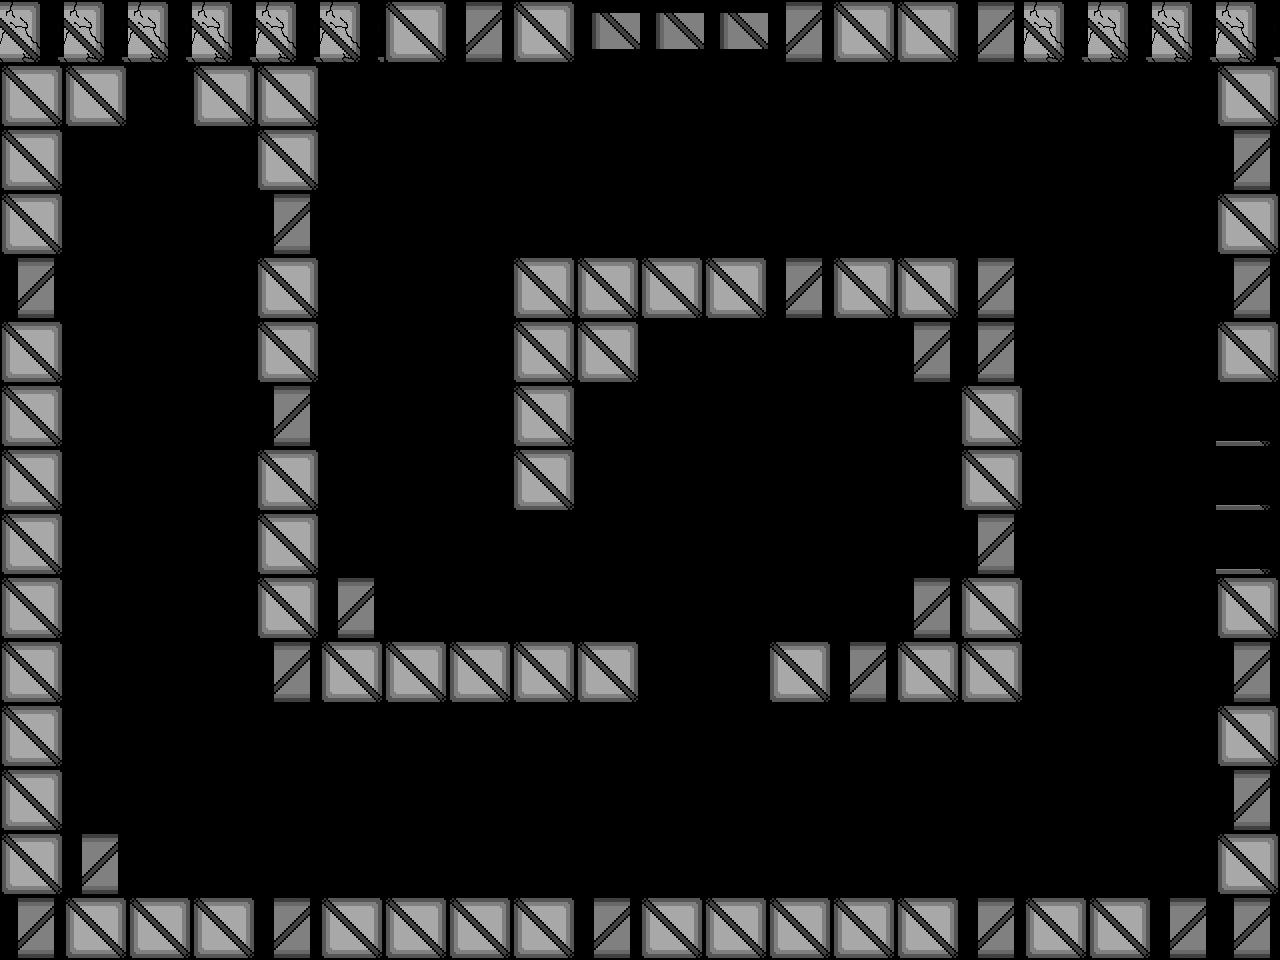

This game map was drawn from its Tiled (.tmx) file and the tilesets committed beside it. A one-line description and the trimmed map source follow:
An orthogonal 20x15 tile map with 64x64 px tiles, 1 tile layer (Tile Layer 2) and 8 objects (3x Assassin, 2x Uno, ScrollingBackground, Player, HealthUp).

<map version="1.0" tiledversion="1.1.1" orientation="orthogonal" renderorder="right-down" width="20" height="15" tilewidth="64" tileheight="64" infinite="0" nextobjectid="98">
 <properties>
  <property name="assassin" value="assets/assasin_rightLeftSpritesheet.png" />
  <property name="backgroundEasy" value="assets/backgroundEasy.png" />
  <property name="backgroundHard" value="assets/backgroundHard.png" />
  <property name="backgroundMedium" value="assets/backgroundMedium.png" />
  <property name="boss" value="assets/boss.png" />
  <property name="bossexplosion" value="assets/bossexplosion.png" />
  <property name="damageUp" value="assets/metalBoxCoin.png" />
  <property name="explosion" value="assets/explosion.png" />
  <property name="firingRateUp" value="assets/metalBoxCoin.png" />
  <property name="healthUp" value="assets/metalBoxHeart.png" />
  <property name="largeexplosion" value="assets/largeexplosion.png" />
  <property name="loading" value="assets/loading.png" />
  <property name="moveSpeedUp" value="assets/metalBoxCoin.png" />
  <property name="newborn" value="assets/newborn_spritesheet(h54_w62).png" />
  <property name="player" value="assets/playerSpriteSheetTemp.png" />
  <property name="reward" value="assets/reward1.png" />
  <property name="smallexplosion" value="assets/smallexplosion.png" />
  <property name="uno" value="assets/uno_Static.png" />
 </properties>
 <tileset firstgid="1" name="blocks1" tilewidth="64" tileheight="64" tilecount="14" columns="14">
  <image source="blocks1.png" width="900" height="64" />
 </tileset>
 <objectgroup color="#00ff00" name="Object Layer 1">
  <object id="59" name="Background" type="ScrollingBackground" x="0" y="0" width="64" height="64">
   <properties>
    <property name="numFrames" value="1" />
    <property name="textureHeight" value="960" />
    <property name="textureID" value="backgroundEasy" />
    <property name="textureWidth" value="1280" />
   </properties>
  </object>
  <object id="55" name="Player1" type="Player" x="141.696" y="161.913" width="34" height="64">
   <properties>
    <property name="numFrames" value="6" />
    <property name="textureHeight" value="60" />
    <property name="textureID" value="player" />
    <property name="textureWidth" value="34" />
   </properties>
  </object>
  <object id="92" name="Assassin1" type="Assassin" x="523.227" y="750.5" width="99" height="99">
   <properties>
    <property name="numFrames" value="4" />
    <property name="textureHeight" value="100" />
    <property name="textureID" value="assassin" />
    <property name="textureWidth" value="100" />
   </properties>
  </object>
  <object id="93" name="Assassin1" type="Assassin" x="595.955" y="414.136" width="99" height="99">
   <properties>
    <property name="numFrames" value="4" />
    <property name="textureHeight" value="100" />
    <property name="textureID" value="assassin" />
    <property name="textureWidth" value="100" />
   </properties>
  </object>
  <object id="94" name="Assassin1" type="Assassin" x="1065.65" y="108.076" width="99" height="99">
   <properties>
    <property name="numFrames" value="4" />
    <property name="textureHeight" value="100" />
    <property name="textureID" value="assassin" />
    <property name="textureWidth" value="100" />
   </properties>
  </object>
  <object id="95" name="Uno1" type="Uno" x="1074.44" y="792.682" width="39" height="51">
   <properties>
    <property name="numFrames" value="2" />
    <property name="textureHeight" value="51" />
    <property name="textureID" value="uno" />
    <property name="textureWidth" value="39" />
   </properties>
  </object>
  <object id="96" name="Uno1" type="Uno" x="401.712" y="153.288" width="39" height="51">
   <properties>
    <property name="numFrames" value="2" />
    <property name="textureHeight" value="51" />
    <property name="textureID" value="uno" />
    <property name="textureWidth" value="39" />
   </properties>
  </object>
  <object id="97" name="HealthUp" type="HealthUp" x="846.788" y="431.636" width="64" height="64">
   <properties>
    <property name="numFrames" value="1" />
    <property name="textureHeight" value="64" />
    <property name="textureID" value="healthUp" />
    <property name="textureWidth" value="64" />
   </properties>
  </object>
 </objectgroup>
 <layer name="Tile Layer 2" width="20" height="15">
  <properties>
   <property name="collidable" value="" />
  </properties>
  <data>[300 cells, 108 non-empty, 5 distinct tile ids]</data>
 </layer>
</map>
